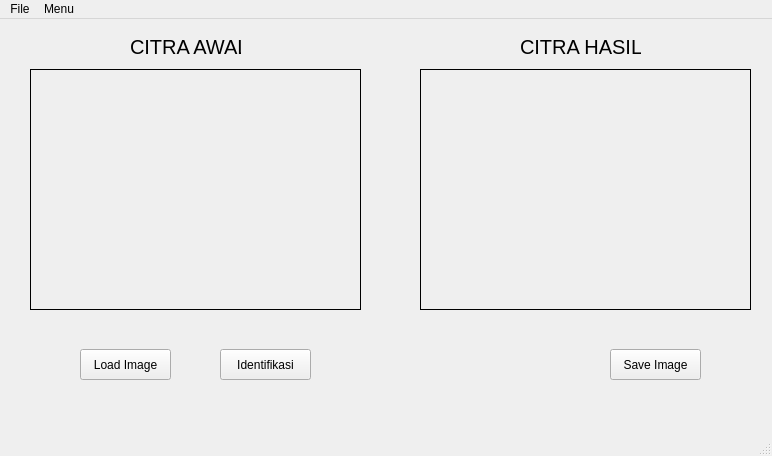
<?xml version="1.0" encoding="UTF-8"?>
<ui version="4.0">
 <class>MainWindow</class>
 <widget class="QMainWindow" name="MainWindow">
  <property name="geometry">
   <rect>
    <x>0</x>
    <y>0</y>
    <width>772</width>
    <height>456</height>
   </rect>
  </property>
  <property name="windowTitle">
   <string>MainWindow</string>
  </property>
  <widget class="QWidget" name="centralwidget">
   <widget class="QLabel" name="imgLabel">
    <property name="geometry">
     <rect>
      <x>30</x>
      <y>50</y>
      <width>331</width>
      <height>241</height>
     </rect>
    </property>
    <property name="frameShape">
     <enum>QFrame::Box</enum>
    </property>
    <property name="text">
     <string/>
    </property>
   </widget>
   <widget class="QLabel" name="hasilLabel">
    <property name="geometry">
     <rect>
      <x>420</x>
      <y>50</y>
      <width>331</width>
      <height>241</height>
     </rect>
    </property>
    <property name="frameShape">
     <enum>QFrame::Box</enum>
    </property>
    <property name="text">
     <string/>
    </property>
   </widget>
   <widget class="QPushButton" name="btnLoad">
    <property name="geometry">
     <rect>
      <x>80</x>
      <y>330</y>
      <width>91</width>
      <height>31</height>
     </rect>
    </property>
    <property name="text">
     <string>Load Image</string>
    </property>
   </widget>
   <widget class="QPushButton" name="btnSave">
    <property name="geometry">
     <rect>
      <x>610</x>
      <y>330</y>
      <width>91</width>
      <height>31</height>
     </rect>
    </property>
    <property name="text">
     <string>Save Image</string>
    </property>
   </widget>
   <widget class="QLabel" name="label_citra_awal">
    <property name="geometry">
     <rect>
      <x>130</x>
      <y>20</y>
      <width>111</width>
      <height>16</height>
     </rect>
    </property>
    <property name="font">
     <font>
      <pointsize>15</pointsize>
     </font>
    </property>
    <property name="text">
     <string>CITRA AWAL</string>
    </property>
   </widget>
   <widget class="QLabel" name="label_citra_hasil">
    <property name="geometry">
     <rect>
      <x>520</x>
      <y>20</y>
      <width>121</width>
      <height>16</height>
     </rect>
    </property>
    <property name="font">
     <font>
      <pointsize>15</pointsize>
     </font>
    </property>
    <property name="text">
     <string>CITRA HASIL</string>
    </property>
   </widget>
   <widget class="QPushButton" name="btnIdentifikasi">
    <property name="geometry">
     <rect>
      <x>220</x>
      <y>330</y>
      <width>91</width>
      <height>31</height>
     </rect>
    </property>
    <property name="text">
     <string>Identifikasi</string>
    </property>
   </widget>
  </widget>
  <widget class="QMenuBar" name="menubar">
   <property name="geometry">
    <rect>
     <x>0</x>
     <y>0</y>
     <width>772</width>
     <height>21</height>
    </rect>
   </property>
   <widget class="QMenu" name="menuOperasi_Titik">
    <property name="title">
     <string>Menu</string>
    </property>
    <addaction name="actionGrayscale"/>
    <addaction name="actionContrast"/>
    <addaction name="actionMean_Filter"/>
   </widget>
   <widget class="QMenu" name="menuFile">
    <property name="title">
     <string>File</string>
    </property>
   </widget>
   <addaction name="menuFile"/>
   <addaction name="menuOperasi_Titik"/>
  </widget>
  <widget class="QStatusBar" name="statusbar"/>
  <action name="actionGrayscale">
   <property name="text">
    <string>Grayscale</string>
   </property>
  </action>
  <action name="actionContrast">
   <property name="text">
    <string>Contrast</string>
   </property>
  </action>
  <action name="actionMean_Filtering">
   <property name="text">
    <string>Mean Filtering</string>
   </property>
  </action>
  <action name="actionEqualization_Histogram">
   <property name="text">
    <string>Equalization Histogram</string>
   </property>
  </action>
  <action name="actionMean_Filter">
   <property name="text">
    <string>Mean Filtering</string>
   </property>
  </action>
 </widget>
 <resources/>
 <connections/>
</ui>
